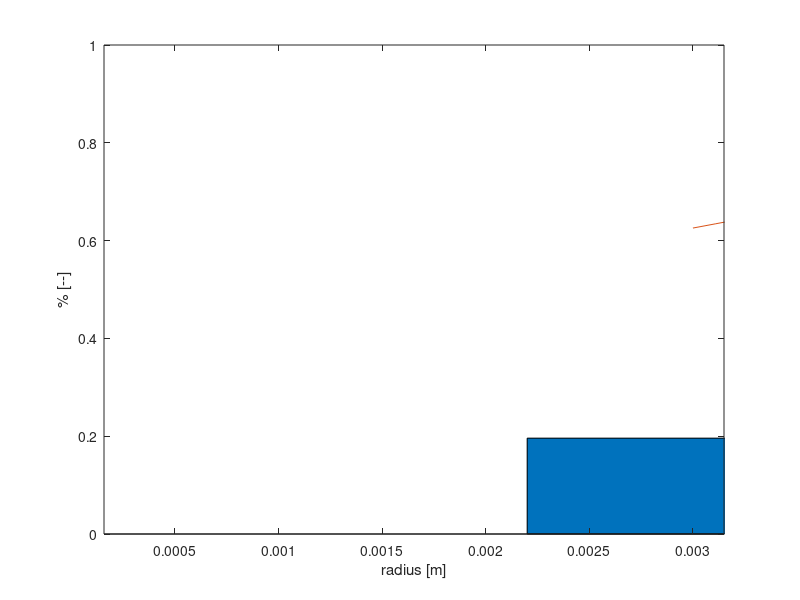

This chart was generated by the following MATLAB code:
clear all
close all
clc

diameterIronOreCoarseReal = [6.3; 5.6; 3.55; 2; 1]/1000;
weightIronOreCoarseReal= [0.101676719;	0.119218182;	0.519542204;	0.259562895;	0];

diameterIronOreFineReal = [0.002000;0.001600;0.001250;0.001000;0.0008000;0.0006300;0.0005000;0.0003150;0.00000001];
weightIronOreFineReal= [0.353978984000000;0.174765409000000;0.149244687000000;0.129140480000000;0.0634363330000000;0.0513413220000000;0.0320992590000000;0.0169929900000000;0.0290005370000000];





%diameter = [0.00450;0.00350;0.00250;0.00150];
diameter2 = [0.005;0.004;0.003;0.002;0.001];

wei(:,1) = [0.45; 0.05; 0.05; 0.45]; %gollum 40 1st round
wei(:,2) = [0.0500;0.450;0.450;0.0500];  %gollum 41 1st round
wei(:,3) = [0.25;0.25;0.25;0.25];
wei(:,4) = [0.33;0.17;0.17;0.33];

wei2(:,1) = [0.2;0.2;0.2;0.2;0.2];
wei2(:,2) = [0.1;0.25;0.3;0.25;0.1];
wei2(:,3) = [0.05;0.2;0.5;0.2;0.05];
wei2(:,4) = [0.05;0.1;0.7;0.1;0.05];

wei3 = [0.1960,0.2600,0.1730,0.1300,0.1100,0.1310]';
diameter3 = [0.006000,0.01000,0.01600,0.02500,0.04000,0.05000]';

j=1;
for i=13 %[9:12]
    
    if i<5
        diameter = [0.00450;0.00350;0.00250;0.00150];
        weight = wei(:,i);   
    elseif i == 5
         diameter =    [2	1.6	1.25	1	0.63	0.315]'/1000; %limestone	fine	sim
         weight = [0.342	0	0.107	0.01	0.327	0.214]';
    elseif i == 6
         diameter =    [2	1.6	1.25	1	0.8	0.63]'/1000; %coke	fine	sim
         weight = [0.050	0.000	0.000	0.000	0.000	0.950]';
    elseif i == 7
         diameter =    [6.3	5.6	3.55	2	1]'/1000; %coke	coarse	sim
         weight = [0.000	0.080	0.920	0.000	0.000]';
    elseif i == 8
         diameter =    [2	1.6	1.25	0.63	0.315]'/1000; %sinter fine	sim
         weight = [0.6205	0.0000	0.1050	0.2299	0.0446]';
    elseif i > 8 & i < 13
         diameter =   diameter2;
         weight = wei2(:,i-8);
    elseif i == 13
        diameter =   diameter3;
         weight = wei3 ;
    end
    
    radius = diameter/2;
 
weightedMeanDiam(i) = mean(weight.'*diameter,2);
stddevDiam(i)=sqrt(var(diameter, weight));

weightedMeanRad(i) = mean(weight.'*radius,2);
stddevRad(i)=sqrt(var(radius, weight));


x = [min(diameter):(max(diameter)-min(diameter))/199:max(diameter)];
norm = normpdf(x,weightedMeanDiam(i),stddevDiam(i));
norm=norm/max(norm);

x2 = [min(radius):(max(radius)-min(radius))/199:max(radius)];
norm2 = normpdf(x2,weightedMeanRad(i),stddevRad(i));
norm2=norm2/max(norm2);

minDiam = 0.000315;
maxDiam = 6.3/1000;

% figure(j);
% %xlim = ([minDiam  maxDiam]);
% bar(diameter,weight)
% %xlim = ([minDiam  maxDiam]);
% hold on
% plot(x,norm)
% xlim([minDiam  maxDiam]);
% hold off

j=j+1;

h1=figure(j);
bar(radius,weight)
hold on
plot(x2,norm2)
xlim([minDiam  maxDiam]/2);
xlabel('radius [m]');
ylabel('% [--]');
hold off
print(h1,'-djpeg','-r300',['0',num2str(41+i),'simulationRadiusDistribution',num2str(i)])
j=j+1;

end